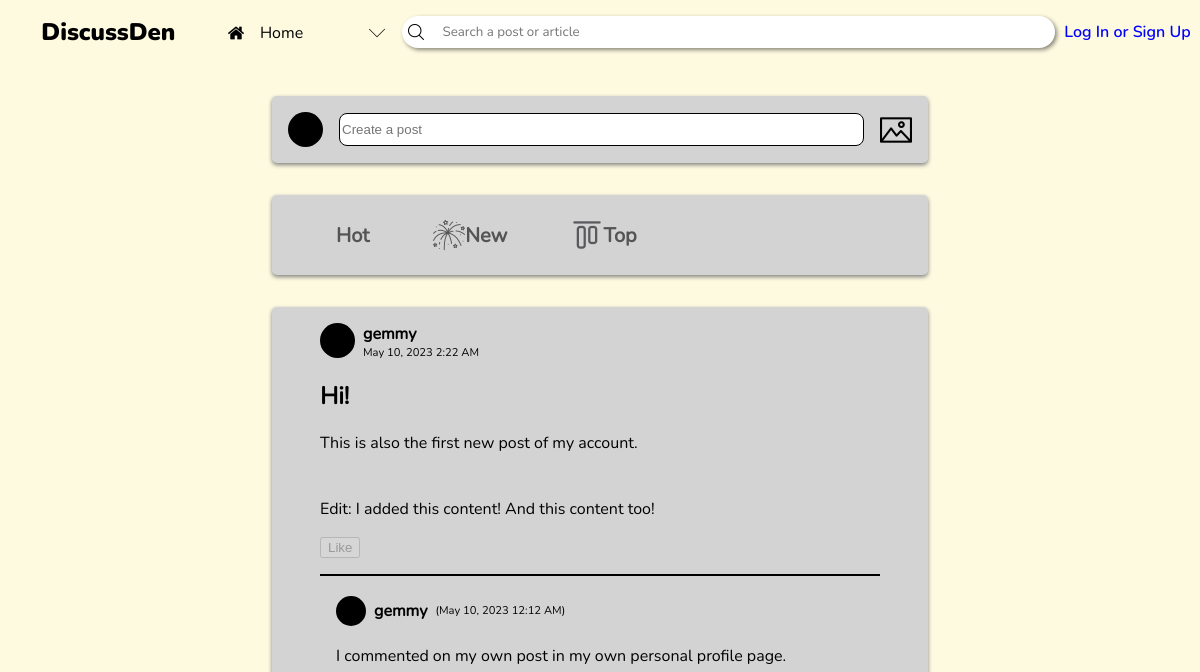
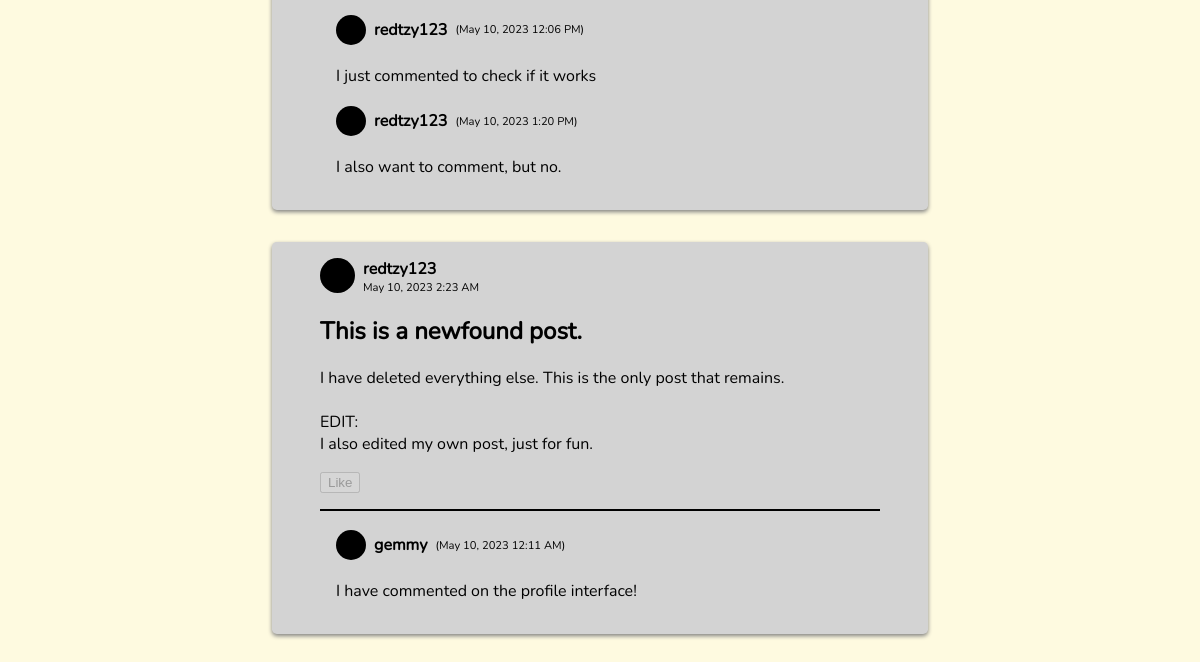
Page /home.php on the earlier database version (2 pictures, top to bottom).
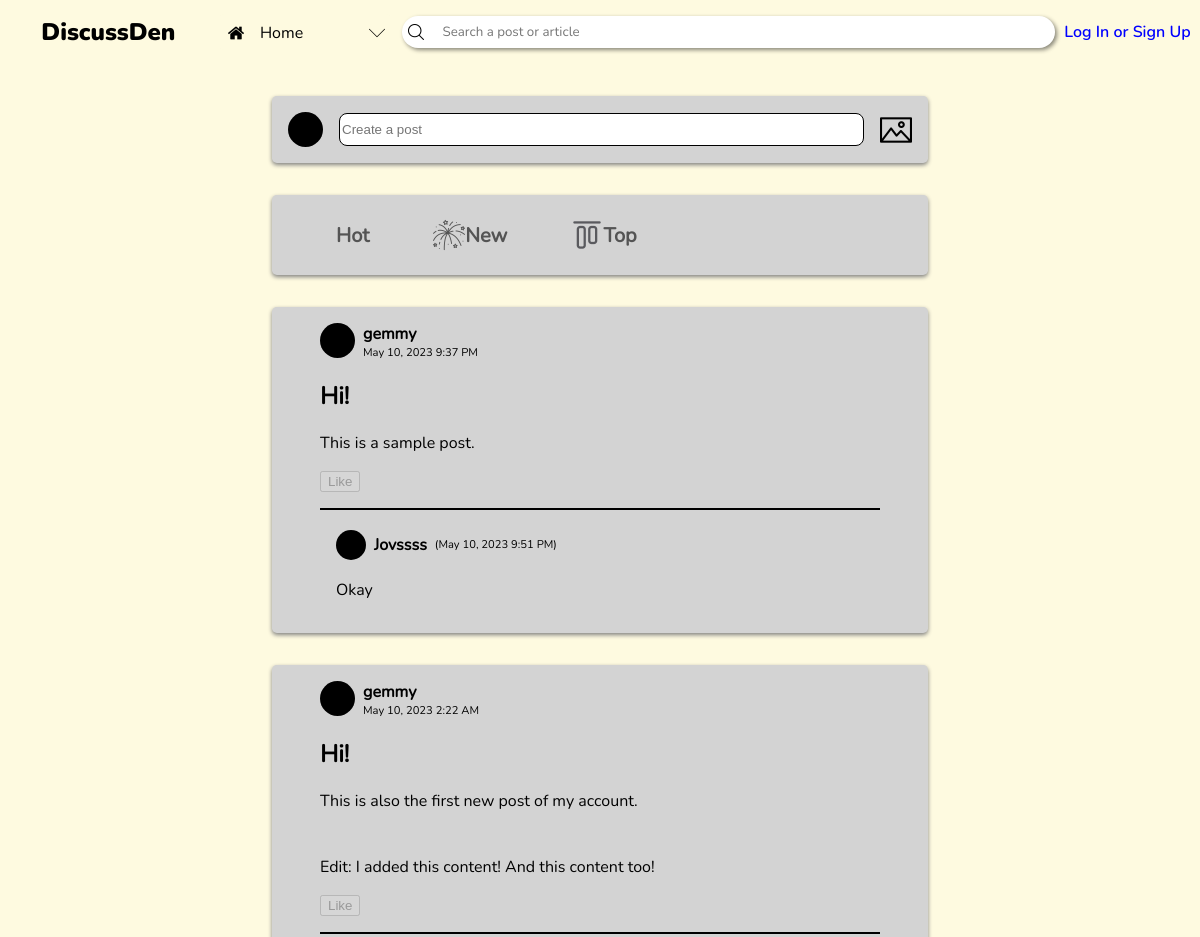
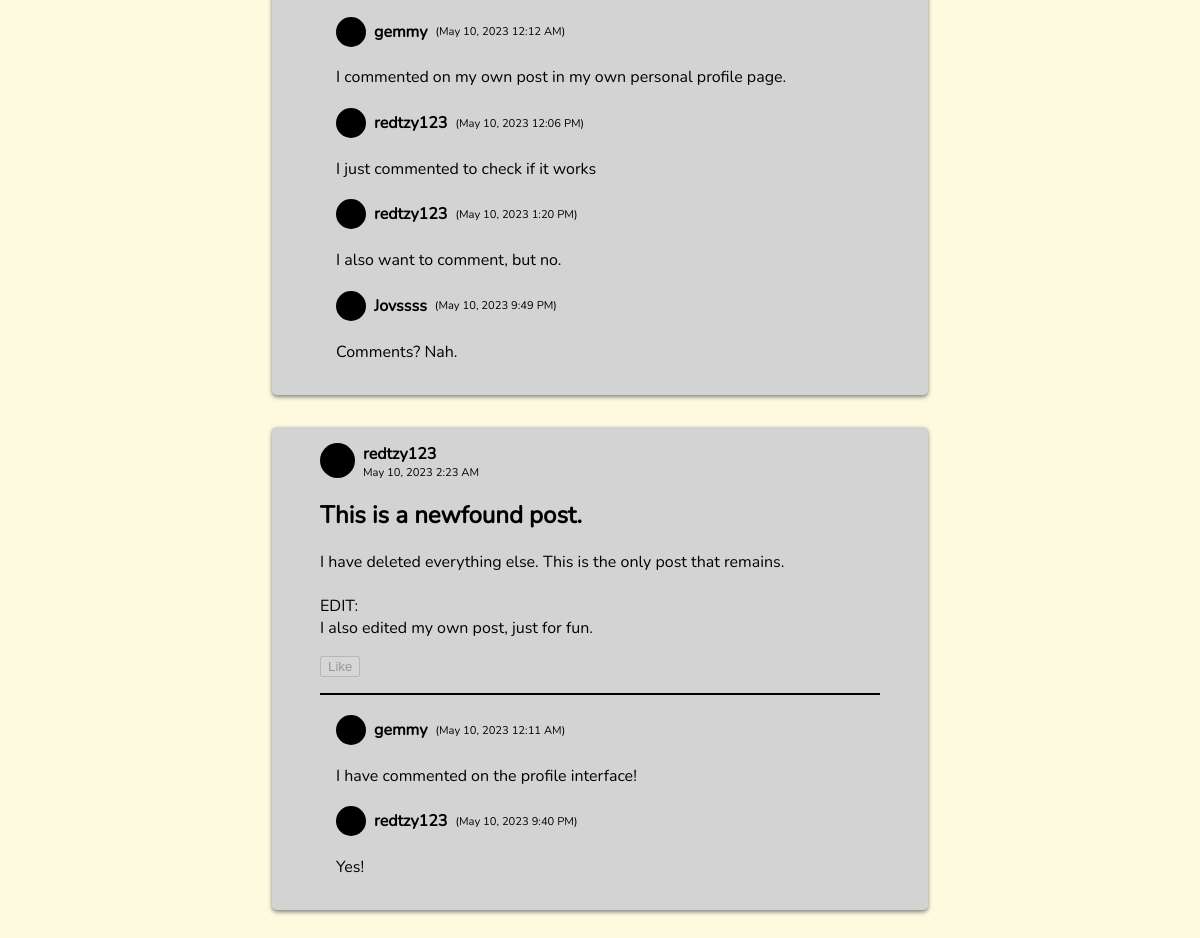
Same page on the later database version (2 pictures, top to bottom).
### tables this page shows
CREATE TABLE posts (id INTEGER PRIMARY KEY AUTOINCREMENT NOT NULL UNIQUE, user_id INTEGER REFERENCES users (user_id) NOT NULL, title TEXT NOT NULL, content TEXT NOT NULL, date, likes);

CREATE TABLE users (user_id INTEGER PRIMARY KEY AUTOINCREMENT, username TEXT UNIQUE NOT NULL, password TEXT NOT NULL, link TEXT NOT NULL, recent_searches);

CREATE TABLE comments (comment_id INTEGER PRIMARY KEY AUTOINCREMENT UNIQUE NOT NULL, post_id INTEGER REFERENCES posts (id) ON DELETE NO ACTION NOT NULL, name TEXT, content TEXT NOT NULL, date);

### home.php (the view, shortened to what this page needs)
<!DOCTYPE html>
<html lang="en">
<head>
    <link rel="stylesheet" href="header.css">
    <link rel="stylesheet" href="post-boxes.css">
</head>
<body>
    <?php include "header.php"?>
    <div class="input-section">
        <div class="post-tab">
            <svg width=35 height=35>
                <circle cx=17.5 cy=17.5 r=17.5 fill=black/>
            </svg>
            <input type="text" placeholder="Create a post" onclick="redirect_to_post()" id="post-link">
            <img src="img/image.png" alt="" class="icon">
        </div>
        <div class="post-tab">
            <div class="group">
                <a href="#" class="reddit-button">
                    <span class="txt-hot"><span>Hot</span></span>
                </a>
            </div>
            <div class="group">
                <a href="#" class="reddit-button">
                    <img src="img/new.png" alt="" class="icon" />
                    <span class="new"><span>New</span></span>
                </a>
            </div>
            <div class="group">
                <a href="#" class="reddit-button">
                    <img src="img/top.png" alt="" class="icon" />
                    <span class="top"><span>Top</span></span>
                </a>
            </div>
        </div>
    </div>
    <section class="post-section">
    <?php
        $stmt = $db -> prepare('SELECT * FROM posts');
        $stmt -> execute();
        $posts = $stmt -> fetchAll(PDO::FETCH_ASSOC);
        foreach (array_reverse($posts) as $post) {
            $stmt = $db -> prepare('SELECT * FROM users WHERE user_id = :userID');
            $stmt -> bindParam(':userID', $post['user_id'], PDO::PARAM_INT);
            $stmt -> execute();
            $post_user = $stmt -> fetch(PDO::FETCH_ASSOC);
            echo    '<div class="post-container">
                        <div class="post-user">
                            <svg width=35 height=35>
                                <circle cx=17.5 cy=17.5 r=17.5 fill=black/>
                            </svg>
                            <a href="';
                            if ($_SESSION['username'] === $post_user['username']) echo 'profile.php';
                            else echo 'profile-visit.php?user_id=' . $post['user_id'];
                            echo '"><h4 class="username">' . $post_user['username'] . '</h4></a>
                            <p>' . $post['date'] . '</p>
                        </div>
                        <div class="post-content">
                            <h2>' . $post['title'] . '</h2>
                            <p>' . $post['content'] . '</p>';
            if (isset($_SESSION['username'])) {
                echo '<button class="like" data-id="' . $post['id'] . '">';
                if (($likes = json_decode($post['likes'])) !== NULL) {
                    echo '<p class="likes">' . count(json_decode($post['likes'])) . '</p>';
                }
                    echo '<img class="like-state" ';
                        if(!((array_search($_SESSION['username'], json_decode($post['likes']))) === false)) {
                            echo 'src="img/upvote-filled.png"';
                        } else {
                            echo 'src="img/upvote-nofill.png"';
                        }
                    echo '/>
                </button>';
            } else {
                echo '<button disabled>Like</button>';
            }
            echo '</div><hr>';
            $stmt = $db -> prepare('SELECT * FROM comments WHERE post_id = :post_id');
            $stmt -> bindParam(':post_id', $post['id'], PDO::PARAM_INT);
            $stmt -> execute();
            $comments = $stmt -> fetchAll(PDO::FETCH_ASSOC);
            foreach ($comments as $comment) {
                $stmt = $db -> prepare('SELECT * FROM users WHERE username = :user');
                $stmt -> bindParam(':user', $comment['name'], PDO::PARAM_STR);
                $stmt -> execute();
                $user_id = $stmt -> fetch(PDO::FETCH_ASSOC)['user_id'];
                echo    '<div class="comment-container">
                            <div>
                                <svg width=30 height=30>
                                    <circle cx=15 cy=15 r=15 fill=black/>
                                </svg>
                                <a href="';
                                if ($_SESSION['username'] === $comment['name']) echo 'profile.php';
                                else echo 'profile-visit.php?user_id=' . $user_id;
                                echo '"><h4 class="username">' . $comment['name'] . '</h4></a>
                                <p>(' . $comment['date'] . ')</p>
                            </div>
                            <p>' . $comment['content'] . '</p>
                        </div>';
            }
            echo '
                    <form class="comment-box">
                        <input type="hidden" name="post_id" value="' . $post['id'] . '">
                ';
            echo '</form></div>';
        }
    ?>
    </section>
</body>
</html>

### header.php (shortened to what this page needs)
<header>
    <h2>DiscussDen</h2>
    <div id="tab-box" tabindex=0>
        <?php
            if ($_SERVER['PHP_SELF'] == '/CCS222-Project/home.php') {
                echo '
                <div class="tab-option" first-option tabindex=-1>
                    <img src="img/home.png" alt="" class="icon">
                    <p>Home</p>
                </div>
                <div class="tab-option" onclick="window.location.href=\'communities.php\'" tabindex=-1>
                    <img src="img/add.png" alt="" class="icon">
                    <p>Communities</p>
                </div>
                <div class="tab-option" onclick="window.location.href=\'trending.php\'" tabindex=-1>
                    <img src="img/trend.png" alt="" class="icon">
                    <p>Trending</p>
                </div>
                ';
            }
        ?>
        <img src="img/drop down.png" alt="" class="dropdown icon">
    </div>
    <form action="" method="post" id="searchbar">
        <img src="img/search.png" alt="" class="icon">
        <input name="search" type="search" placeholder="Search a post or article" autocomplete="off" tabindex=0>
    </form>
    <?php if(isset($_SESSION['username'])) {
        echo '
        <div id="user-btn" tabindex=0>
            <svg width=50 height=50>
                <circle cx=25 cy=25 r=25 fill=black />
            </svg>
            <p class="username">' . $_SESSION['username'] . '</p>
            <div class="tab-option" name="profile" tabindex=-1 data-name="' . $_SERVER['PHP_SELF'] . '">
                <img src="img/add.png" alt="" class="icon">
                <p>';
                    if ($_SERVER['PHP_SELF'] == '/CCS222-Project/profile.php' || $_SERVER['PHP_SELF'] == '/CCS222-Project/profile-visit.php') echo 'Back to Home';
                    else echo 'Profile';
                echo '</p>
            </div>
            <div class="tab-option" name="logout" tabindex=-1>
                <img src="img/add.png" alt="" class="icon">
                <p>Log out</p>
            </div>
        </div>
        ';
    } else {
        echo '<a href="login.php" tabindex=3>Log In or Sign Up</a>';
    } ?>
</header>

### header.css (style rules this page uses)
body { --dark-color-1: #283618; --dark-color-2: #606c38; --medium-color: #bc6c25; --light-color-1: #dda15e; --light-color-2: #fefae0; background-color: var(--light-color-2); margin: 0; overflow-y: overlay; }
header { position: fixed; inset: 0 0 auto; height: 4rem; background-color: var(--light-color-2); display: flex; justify-content: space-evenly; align-items: center; z-index: 1; }
header h2, header p { user-select: none; }
header > h2 { font-family: nunito-black; margin: 0 2rem; }
.icon { width: 1rem; }
#tab-box { background-color: var(--light-color-2); align-self: flex-start; margin-top: 0.85rem; position: relative; display: flex; flex-direction: column; width: 11rem; border-radius: 0.5rem; max-height: 2.25rem; overflow: hidden; outline: solid 2px transparent; outline-offset: -2px; transition: 400ms cubic-bezier(0.445, 0.05, 0.55, 0.95); }
.tab-option { padding: 0.5em 0.7em; display: flex; align-items: center; }
.tab-option > img { object-fit: contain; }
.tab-option > p { margin: 0; margin-left: 1rem; font-family: nunito-reg; }
.dropdown.icon { position: absolute; right: 0.5rem; top: 0.7rem; align-self: center; }
#searchbar { display: flex; align-items: center; background-color: white; border-radius: 2rem; box-shadow: 2px 2px 4px #0007; padding: 0.4rem; width: 40rem; position: relative; isolation: isolate; }
#searchbar > input { background: none; border: none; outline: none; width: 100%; margin-left: 1rem; font-family: nunito-reg; color: black; }
a[href="login.php"] { font-family: nunito-semibold; color: blue; text-decoration: none; }

### post-boxes.css (style rules this page uses)
h4.username { margin: 0; margin-inline: 0.5rem; }
.input-section { margin-top: 6rem; }
.post-tab { width: calc(100% - 36rem); background-color: lightgray; display: flex; align-items: center; margin: 2rem auto 0; padding: 1rem; border-radius: 0.3rem; box-shadow: 0 2px 4px 0 gray; font-family: nunito-reg; }
.post-tab input { flex-grow: 1; background-color: white; height: 1.8rem; margin-inline: 1rem; border-radius: 0.5rem; border: 1px solid; }
.post-tab img { width: 2rem; }
.group { margin-right: 2rem; font-style: bold; font-weight: 800; font-size: 20px; }
.reddit-button { padding: 8px 16px; border-radius: 4px; cursor: pointer; text-decoration: none; color: inherit; opacity: 0.6; transition: opacity 0.3s, border-color 0.3s; display: flex; align-items: center; }
.post-section { width: calc(100% - 30rem); display: flex; flex-direction: column; margin-inline: auto; margin-bottom: 2rem; --dark-color-1: #283618; --dark-color-2: #606c38; --medium-color: #bc6c25; --light-color-1: #dda15e; --light-color-2: #fefae0; }
.post-container { background-color: lightgray; display: flex; flex-direction: column; position: relative; margin: 2rem 2rem 0; padding: 1rem 3rem; border-radius: 0.3rem; box-shadow: 0 2px 4px 0 gray; font-family: nunito-reg; overflow-x: hidden; }
.post-container hr { border: none; width: 100%; height: 2px; background-color: black; margin-block: 1rem; }
.post-user { display: grid; grid-template-rows: auto auto; grid-template-columns: auto auto; width: fit-content; }
.post-user * { grid-column: 2; margin: 0; }
.post-user svg { grid-column: 1; grid-row: 1 / span 2; }
.post-user p { font-size: 0.7rem; margin-left: 0.5rem; }
.post-user a, .comment-container a { text-decoration: none; color: black; }
.comment-container { margin-left: 1rem; }
.comment-container div { display: flex; align-items: center; }
.comment-container div p { font-size: 0.7rem; }

Differences in the rows shown:
added posts: user.username "gemmy", date "May 10, 2023 9:37 PM", title "Hi!", content "This is a sample post."
added comments: name "Jovssss", date "May 10, 2023 9:51 PM", content "Okay", shown under "gemmy"
added comments: name "Jovssss", date "May 10, 2023 9:49 PM", content "Comments? Nah.", shown under posts "May 10, 2023 2:22 AM"
added comments: name "redtzy123", date "May 10, 2023 9:40 PM", content "Yes!", shown under posts "This is a newfound post."
